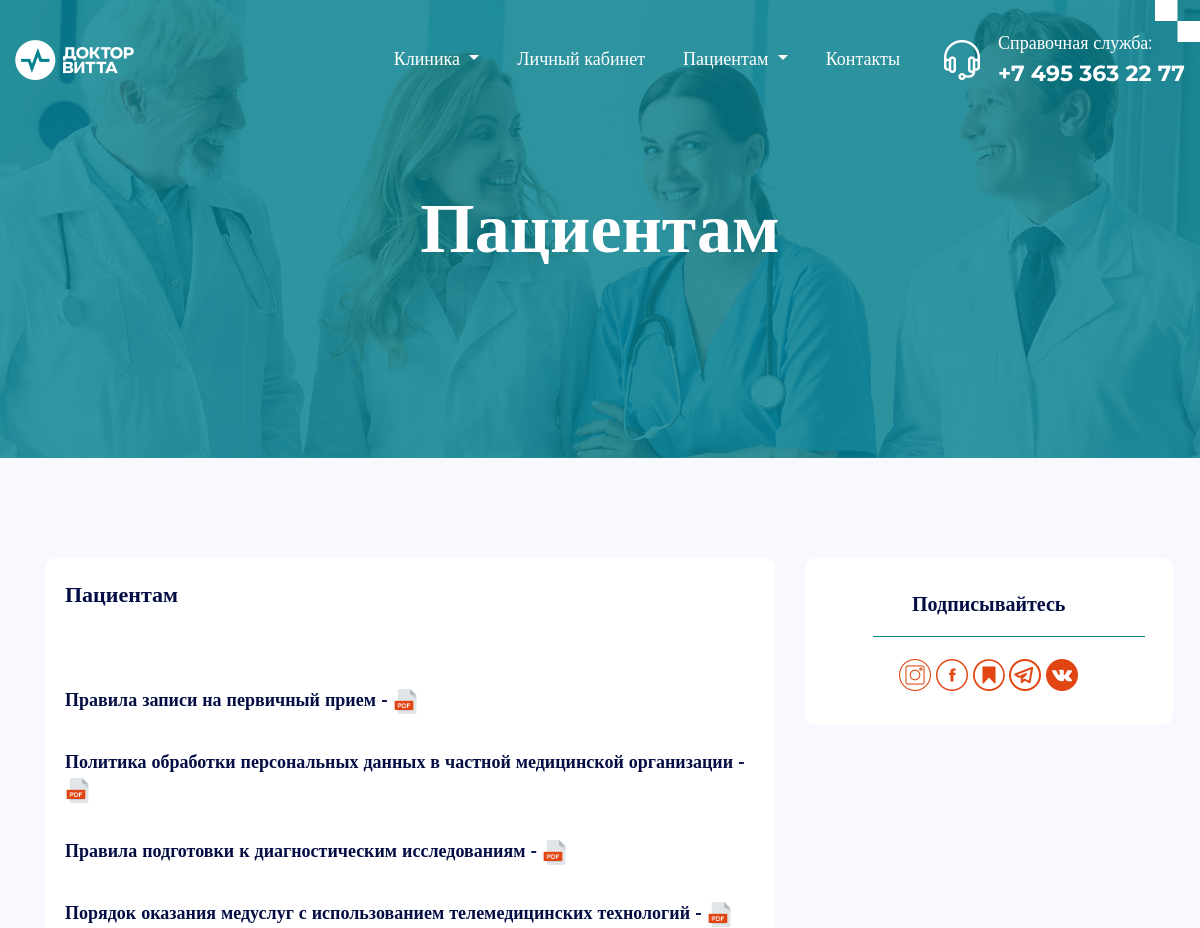
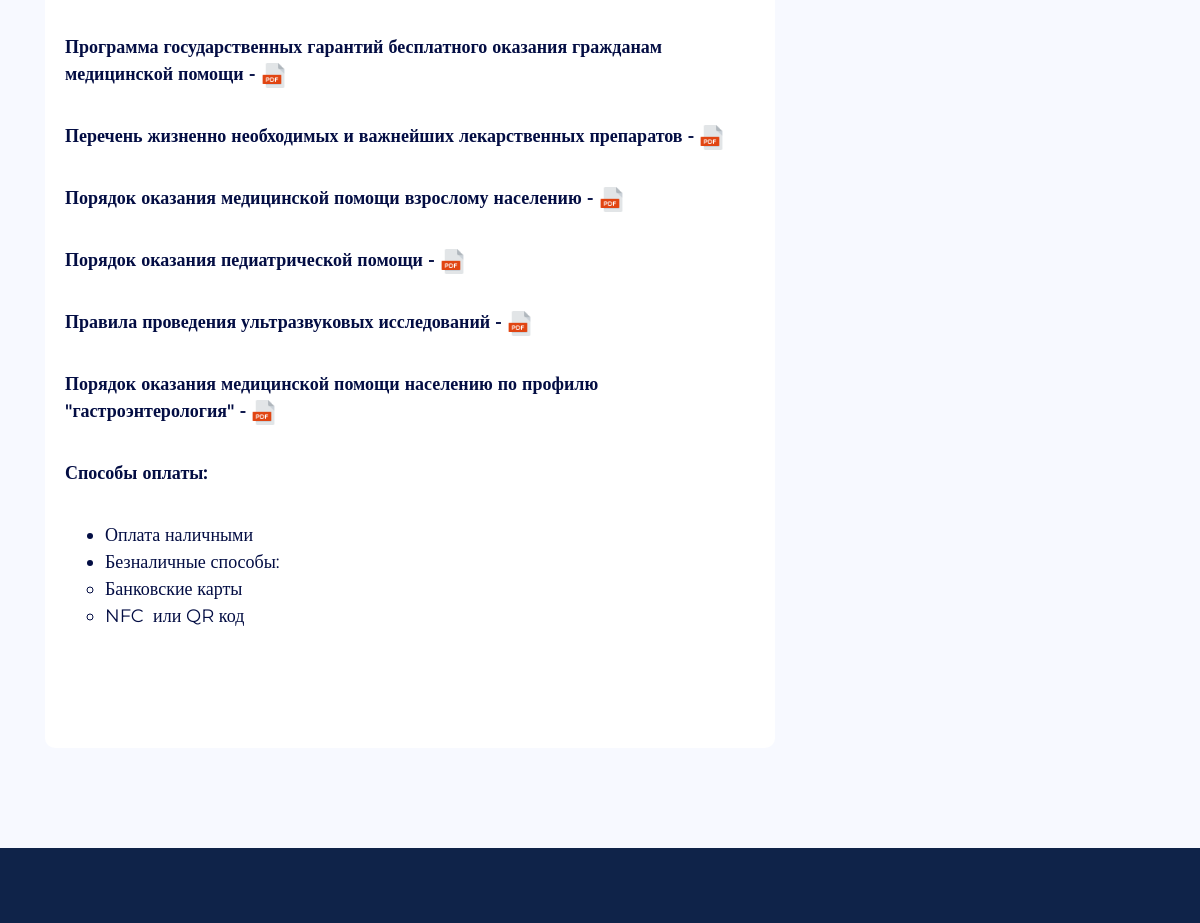
Page /page/7/ (upper part) on the earlier database version (2 pictures, top to bottom).
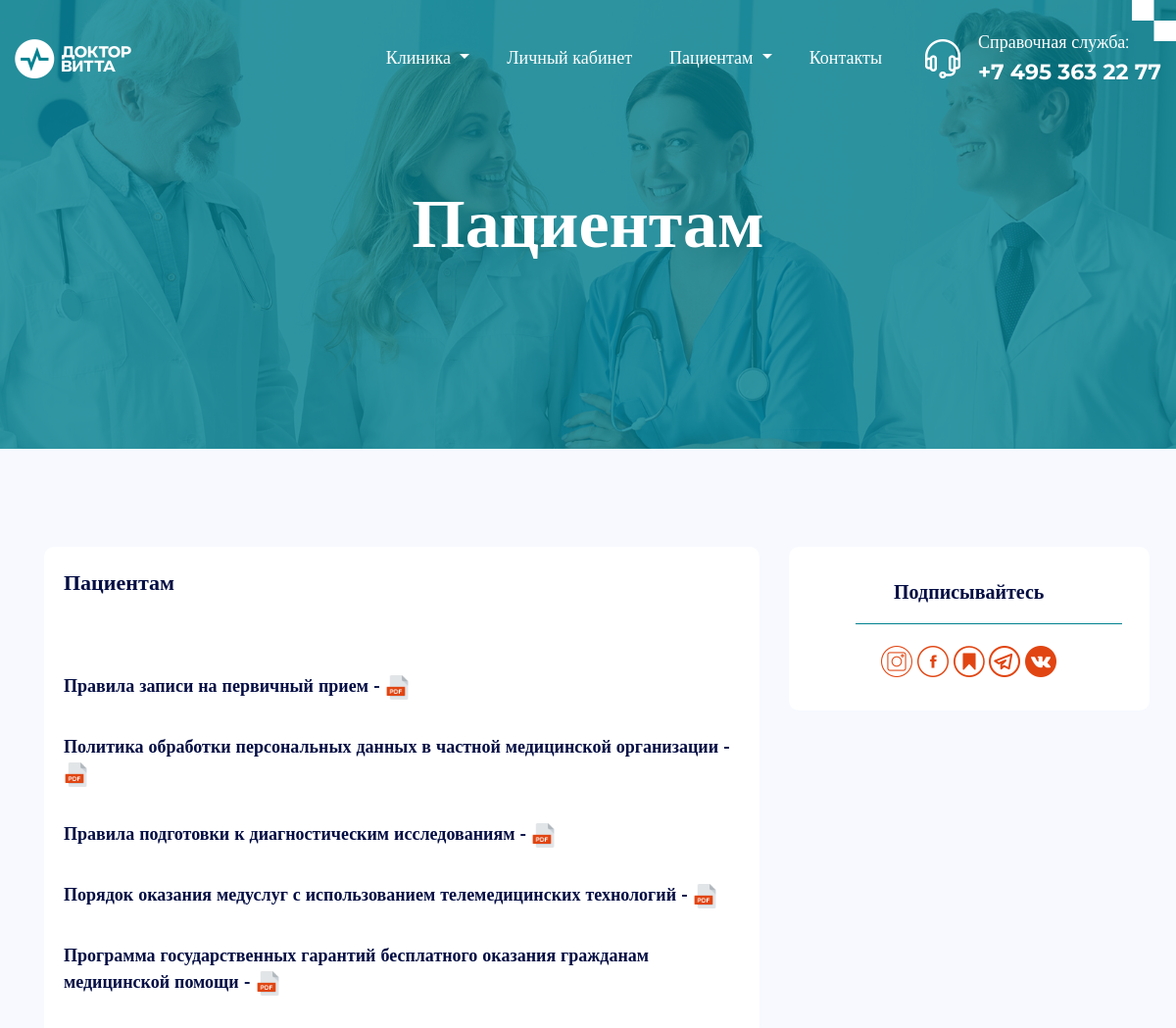
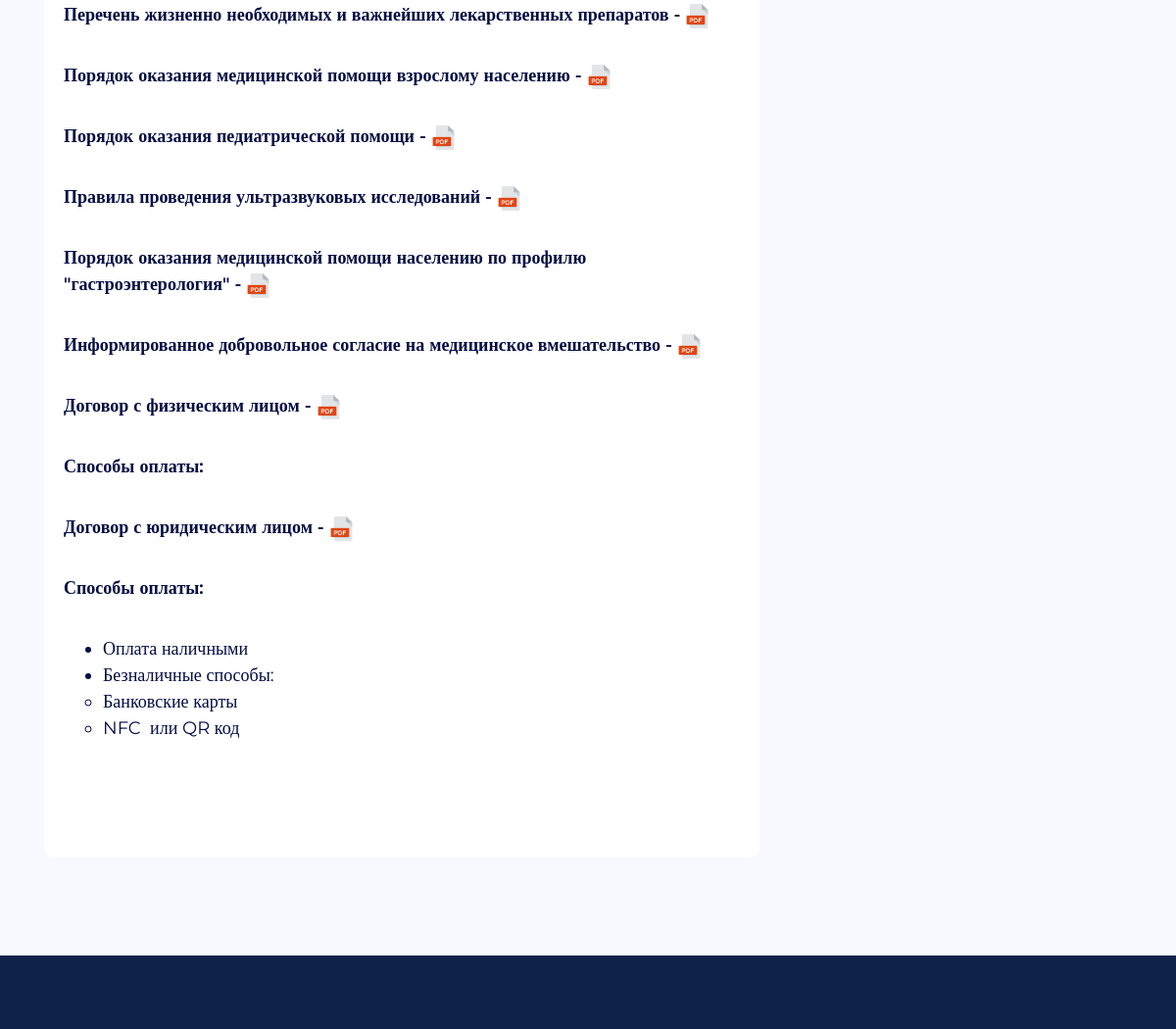
Same page on the later database version (2 pictures, top to bottom).
### homepage/models.py (models this page shows, shortened)
class Page(models.Model):
    name = models.CharField(max_length=100, verbose_name='Заголовок страницы')
    image = models.ImageField(upload_to='images/pages/', verbose_name='Изображение', null=True, blank=True)
    text = RichTextField(verbose_name='Контент страницы')

### homepage/views.py (the view)
# urls.py: path('page/<int:id>/', views.page, name='page'),
def page(request, id):
    page = get_object_or_404(Page, pk=id)
    pages = Page.objects.all().exclude(id=id)
    context = {'page': page, 'pages': pages, }
    return render(request, 'homepage/page.html', context=context)

### templates/homepage/page.html (shortened to what this page needs)
{% extends 'base.html' %}
{% load static %}
{% block page_css %}
    <link rel="stylesheet" href="{% static 'assets/bootstrap/bootstrap.min.css'%}">
    <link rel="stylesheet" href="{% static 'assets/css/owl.carousel.min.css'%}">
    <link rel="stylesheet" href="{% static 'assets/css/aos.css'%}">
    <link rel="stylesheet" href="{% static 'assets/css/custom-style.css'%}">
    <link rel="stylesheet" href="{% static 'assets/css/responsive.css'%}">
    <link rel="stylesheet" href="{% static 'assets/css/special-classes.css'%}">
    <link rel="stylesheet" href="{% static 'assets/css/superclasses.css'%}">
    <link rel="stylesheet" href="{% static 'assets/css/custom.css'%}">
    <link rel="stylesheet" href="{% static 'assets/css/mobile.css'%}">
{% endblock %}
{% block content %}
    <section class="w-100 float-left sub-banner-con position-relative">
        <div class="wrapper2">
            <div class="sub-banner-inner-box banner-inner-box position-relative text-center w-100 float-left">
                <h1 data-aos="fade-up" data-aos-duration="700">{{ page.name }}</h1>
                <p data-aos="fade-up" data-aos-duration="700"><br>
                    </p>
            </div>
        </div>
    </section>
    <section class="singleblog-section blogpage-section w-100 float-left">
        <div class="container">
            <div class="row">
                <div class="col-lg-8 col-md-12 col-sm-12 col-12">
                    <div class="main-box">
                        <div class="content1">
                            <h4 data-aos="fade-up" data-aos-duration="700">{{ page.name }}</h4>
                            <p class="text-size-14" data-aos="fade-up" data-aos-duration="700">{{ page.text|safe }}
                            </p>
                        </div>
                    </div>
                </div>
                <div class="col-lg-4 col-md-12 col-sm-12 col-12 column">
                    {% include 'socnetworks.html' %}
                </div>
            </div>
        </div>
    </section>
{% endblock %}

### templates/base.html (shortened to what this page needs)
{% load static %}
<!DOCTYPE html>
<html lang="en">
<head>
    {% block page_css %}{% endblock %}
</head>
<body>
{% include 'header.html' %}
{% block content %}{% endblock %}
{% include 'footer.html' %}
</body>
</html>

### templates/header.html (shortened to what this page needs)
{% load static %}
    <header class="w-100 float-left header-con">
        <div class="wrapper">
            <nav class="navbar navbar-expand-lg navbar-light p-0">
                <a class="navbar-brand" href="{% url 'homepage:index' %}">
                    <figure class="mb-0">
                        <img src="{% static 'assets/images/logo_dr_vitta_2.png' %}" alt="logo">
                    </figure>
                </a>
                <div class="collapse navbar-collapse justify-content-end" id="navbarSupportedContent">
                    <ul class="navbar-nav">
                        <li class="nav-item dropdown">
                            <a class="nav-link dropdown-toggle p-0"  id="navbarDropdown32" role="button"
                                data-toggle="dropdown" aria-haspopup="true" aria-expanded="false">
                                Клиника
                            </a>
                        </li>
                        <li class="nav-item">
                            <a class="nav-link p-0" href="https://docvitta.infoclinica.ru/" target="_blank">Личный кабинет</a>
                        </li>
                        <li class="nav-item dropdown">
                            <a class="nav-link dropdown-toggle p-0"  id="navbarDropdown3" role="button"
                                data-toggle="dropdown" aria-haspopup="true" aria-expanded="false">
                                Пациентам
                            </a>
                        </li>
                        <li class="nav-item">
                            <a class="nav-link p-0" href="{% url 'homepage:contact' %}">Контакты</a>
                        </li>
                    </ul>
                    <div class="header-contact d-flex align-items-center">
                        <div class="phone d-flex align-items-center">
                            <figure class="mb-0">
                                <img src="{% static 'assets/images/headphone-icon.png' %}" alt="headphone-icon">
                            </figure>
                            <div class="phone-txt">
                                <span class="d-block">Справочная служба:</span>
                                <a href="tel:+74953632277">+7 495 363 22 77</a>
                            </div>
                        </div>
                    </div>
                </div>
            </nav>
        </div>
    </header>

### templates/socnetworks.html
{% load static %}
<div class="box1 box3">
    <h5 data-aos="fade-up" data-aos-duration="700">Подписывайтесь</h5>
    <div class="">
        <ul class="mb-0 list-unstyled " data-aos="fade-up" data-aos-duration="700">
            <a
                    href="https://instagram.com/doctorvitta" target="_blank" class="text-decoration-none"><img
                    class="fab fa-instagram" src="{% static 'assets/images/instagram.png'%}"></a>
            <a href="https://ok.ru/group/70000004744559" target="_blank"
               class="text-decoration-none"><img
                    class="fab fa-facebook-f" src="{% static 'assets/images/facebook.png'%}"></a>
            <a
                    href="https://dzen.ru/doctorvitta" target="_blank"
                    class="text-decoration-none"><img class="fab fa-twitter"
                                                      src="{% static 'assets/images/bookmark_1.png'%}"></a>
            <a
                    href="https://t.me/docvitta" target="_blank"
                    class="text-decoration-none"><img class="fab fa-twitter"
                                                      src="{% static 'assets/images/telegram.png'%}"></a>
            <a href="https://vk.com/doctorvitta" target="_blank"
               class=""><img
                    class="fab fa-linkedin-in" src="{% static 'assets/images/vk.png'%}"></a>
        </ul>
    </div>
</div>

### templates/footer.html (shortened to what this page needs)
{% load static %}
    <section class="footer-main-section w-100 float-left">
    </section>

### static/assets/css/custom-style.css (style rules this page uses)
:root { --primary-color:#FFF; --secondary-color:#1f1f1f; --accent: #5ad0ba; --text-color: #757887; --button-color: #243ffa; --e-global-color-secondary: #ffffff; --e-global-color-text: #b0b8db; --e-global-color-white: #ffffff; --e-global-color-black: #000000; --e-global-color-very-dark-blue: #0f1e5d; --e-global-color-vivid-yellow: #dfb405; --e-global-color-soft-red: #e45267; --e-global-color-dark-blue: #0d1a4f; --e-global-color-mostly-desaturated-dark-blue: #6f789e; --e-global-color-moderate-blue: #3c59d5; --e-global-color-bright-blue:#19296f; --e-global-color-soft-blue: #506ad9; --e-global-color-light-grayish-blue:#b0b8db; --e-global-color-very-bright-blue:#19296f; --e-global-color-very-soft-blue: #4e69d9; --e-global-color-dark-moderate-blue: #303f7e; --e-global-color-bright-moderate-blue: #334cb5; --e-global-color-soft-dark-blue: #283a8a; --e-global-color-very-dark-moderate-blue: #47548c; --e-global-color-very-light-moderate-blue: #4a65d8; --e-global-color-light-moderate-blue: #4d64cb; }
a { outline:none; color:#028190; text-decoration:none; }
.blogpage-section { position: relative; padding: 130px 0 120px; background: #f7f9ff; z-index: 1; }
.text-size-14 { font-size: 15px; }
.singleblog-section .main-box { border-radius: 10px; position: relative; background: var(--primary-color); transition: all 0.3s ease-in-out; padding: 10px 15px 40px 10px; width: 104%; margin-left: -45px; }
.singleblog-section .main-box .content1 { margin-left: 10px; }
.singleblog-section .main-box .content1 h4 { margin-bottom: 18px; }
.singleblog-section .main-box .content1 p { font-weight: 600; margin-bottom: 35px; }
.singleblog-section .column { margin-left: -20px; }
.singleblog-section .box1 { border-radius: 10px; background: var(--primary-color); padding: 34px 30px; margin-bottom: 43px; width: 110%; }
.singleblog-section .box1 h5 { text-align: center; margin-bottom: 42px; }
.singleblog-section .box1 h5:after { content: ""; border-bottom: 1px solid var(--button-color); position: absolute; width: 84%; height: 43px; left: 46px; }
.singleblog-section .box3 { text-align: center; padding: 30px 30px 60px; }
.singleblog-section .box3 h5 { margin-bottom: 43px; }
.singleblog-section .box3 h5:after { content: ""; border-bottom: 1px solid var(--button-color); position: absolute; width: 84%; height: 45px; left: 46px; }
.blogpage-section a { text-decoration: none; }
@media screen and (max-width: 1440px) { .blogpage-section { padding: 100px 0; } }
@media screen and (max-width: 1440px) { .singleblog-section .main-box { width: 100%; margin-left: 0; } }
@media screen and (max-width: 1440px) { .singleblog-section .column { margin-left: 0; } }
@media screen and (max-width: 1440px) { .singleblog-section .box1 { width: 105%; padding: 34px 22px; } }

### static/assets/css/special-classes.css (style rules this page uses)
:root { --primary-color:#FFF; --secondary-color:#030d43; --accent: #028190; --text-color: #757887; --button-color: #028190; }

### static/assets/css/superclasses.css (style rules this page uses)
:root { --primary--color: #030d43; --secondary--color: #028190; --text-color: #757887; --accent: #028190; --white-color: #fff; }
.wrapper { max-width: 1374px; margin-left: auto; margin-right: auto; }
.wrapper2 { max-width: 1540px; margin-left: auto; margin-right: auto; }
h1 { font-size: 96px; font-weight: 700; line-height: 94px; color: var(--white-color); }
h4 { font-size: 22px; font-weight: 600; line-height: 22px; color: var(--primary--color); }
h5 { font-size: 20px; line-height: 24px; font-weight: 600; color: var(--primary--color); }

Differences in the rows shown:
changed Page "Пациентам": text "…по профилю \"гастроэнтерология\" - Способы оплаты: Оплата наличными…" → "…по профилю \"гастроэнтерология\" - Информированное добровольное согласие на медицинское вмешательство - Договор с физическим лицом - Способы оплаты: Договор с юридическим лицом - Способы оплаты: Оплата наличными…"; text: a different picture
